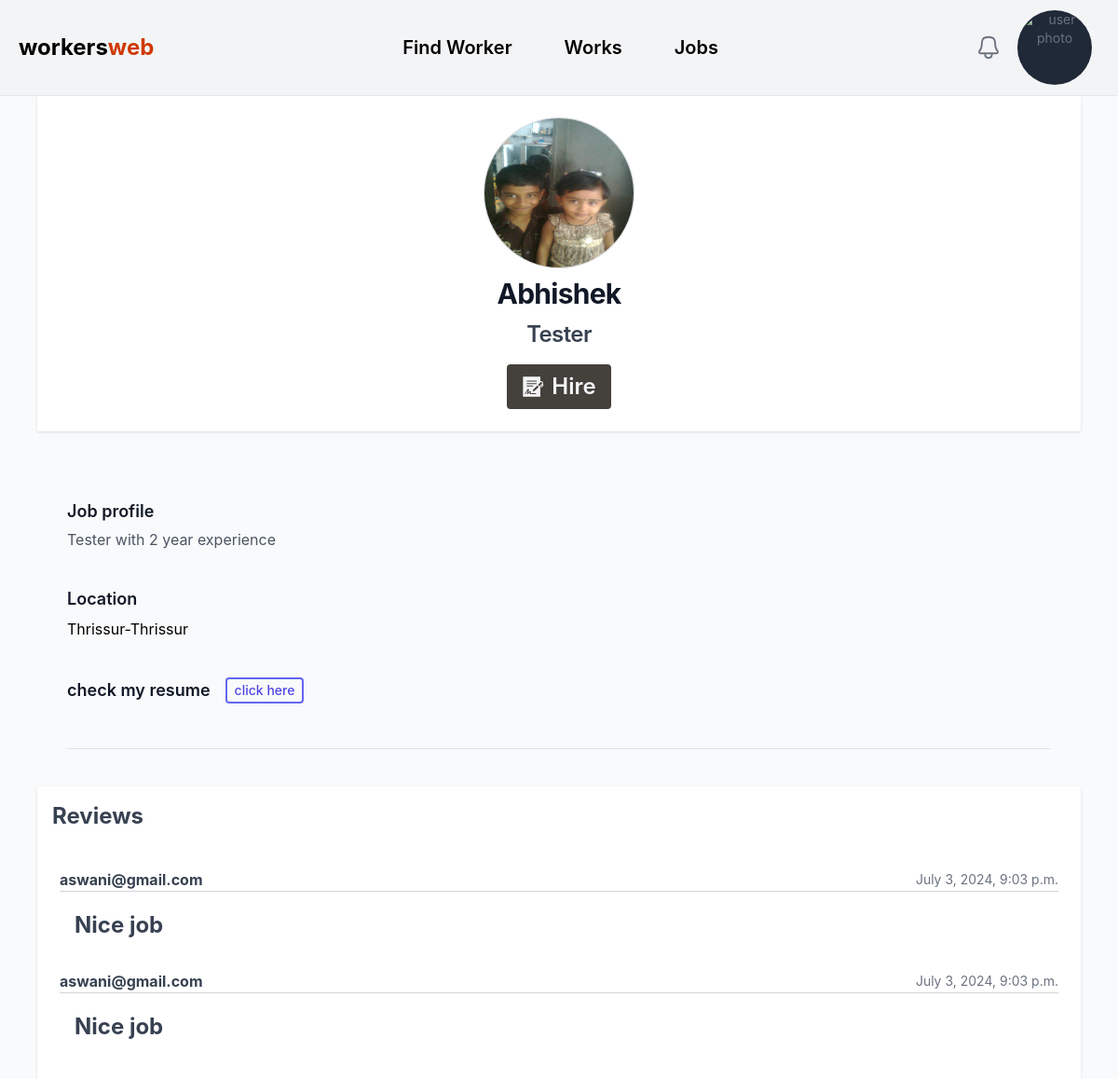
Page /worker/4 (signed in) on the earlier database version.
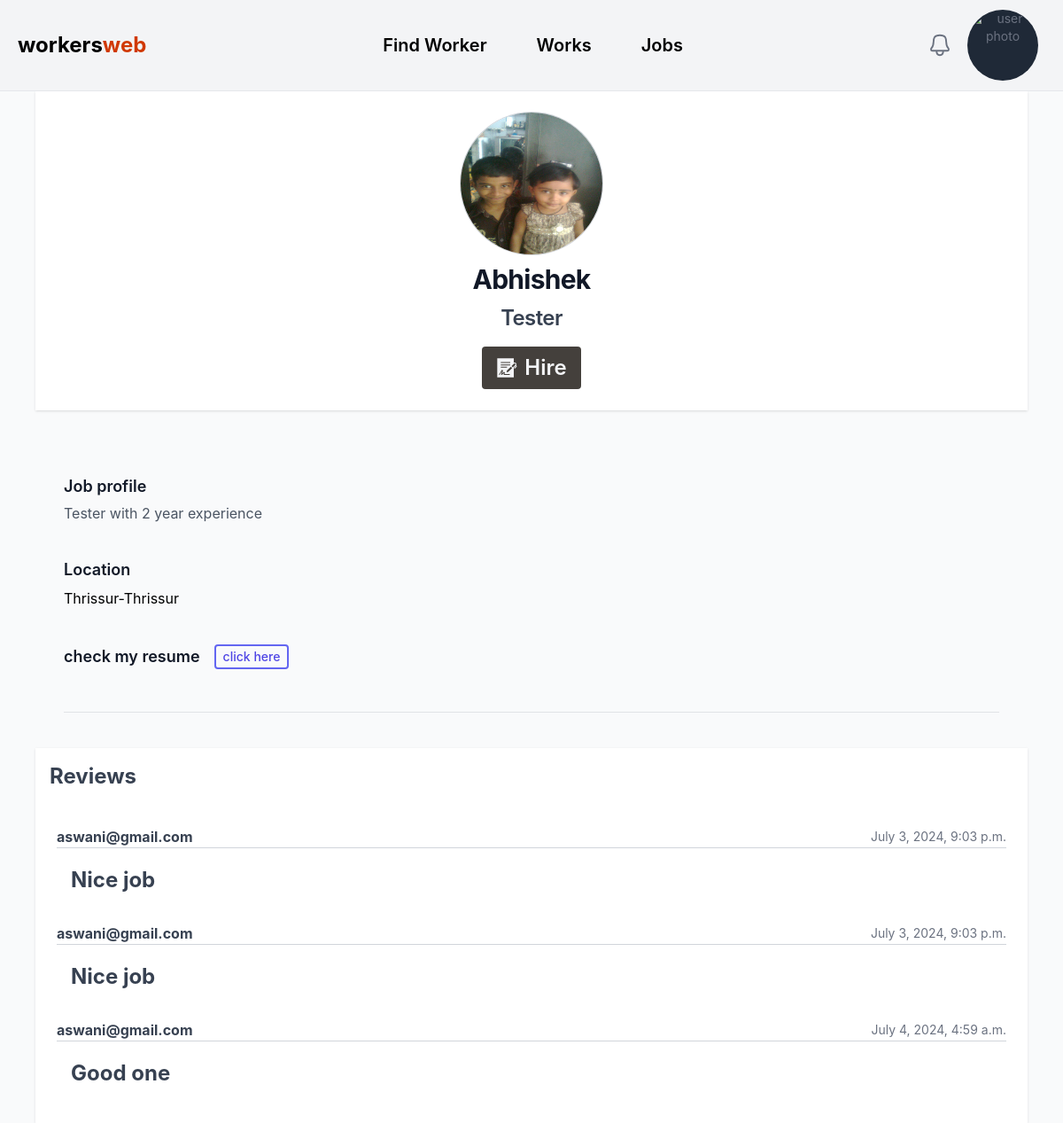
Same page on the later database version.
### main/models.py (models this page shows)
class Review(models.Model):
    user = models.ForeignKey(User,on_delete=models.CASCADE)
    work = models.ForeignKey(Work,on_delete=models.CASCADE)
    body = models.TextField()
    worker = models.ForeignKey(Worker,on_delete=models.CASCADE)
    created_at = models.DateTimeField(auto_now_add=True)

class User(AbstractBaseUser, PermissionsMixin):
    id = models.UUIDField(primary_key=True, default=uuid.uuid4, editable=False)
    email = models.EmailField(unique=True)
    username = models.CharField(max_length=255,null=True,blank=True)
    is_active = models.BooleanField(default=True)
    is_superuser = models.BooleanField(default=False)
    is_worker = models.BooleanField(default=False)
    is_staff = models.BooleanField(default=False)
    date_joined = models.DateTimeField(auto_now_add=True)
    last_login = models.DateTimeField(blank=True, null=True)
    objects = CustomUserManager()
    USERNAME_FIELD = 'email'
    EMAIL_FIELD = 'email'
    REQUIRED_FIELDS = ['username']

### main/views.py (the view)
# urls.py: path('worker/<int:pk>',worker,name='worker'),
def worker(request,pk):
  if request.user.is_authenticated:
    worker = Worker.objects.get(pk=pk)
    review = Review.objects.filter(worker=worker)
    return render(request,'worker.html',{'worker':worker, 'reviews':review})
  return redirect(login_user)

### main/models.py (called while the page is built)
    def __str__(self):
      return self.name

### template/worker.html (shortened to what this page needs)
{% extends 'layout.html' %}
{% block 'container' %}
<div class="px-10 py-18">
  <header class="bg-white shadow">
    <div class="mx-auto max-w-7xl px-4 py-6 sm:px-6 lg:px-8 flex flex-col space-y-4 items-center ">
      <img class="w-40 h-40 rounded-full ring-1 ring-gray-300" src="{{ worker.avatar.url }}" alt="" />
        <h1 class="text-3xl font-bold tracking-tight text-gray-900 leading-6">{{worker}}</h1>
        <h1 class="text-2xl font-semibold tracking-tight text-gray-700 leading-4">{{worker.job_title}}</h1>
        <a href="{% url 'request_work' worker.id %}" class="px-4 py-2 text-2xl bg-stone-700 text-gray-100 rounded tracking-normal flex space-x-2 items-center font-semibold">
           <span>Hire</span></a>
    </div>
  </header>
  <main>
    <div class="mx-auto max-w-7xl px-4 py-6 sm:px-6 lg:px-8">
            <div class="border-b border-gray-900/10 pb-12 mt-12">
        <h2 class="text-lg font-semibold leading-7 text-gray-900">Job profile</h2>
        <p class="mt-1 text-md leading-6 text-gray-600">{{ worker.job_title}} with {{ worker.experience }} year experience</p>
        <div class="mt-10 space-y-10">
             <div class="sm:col-span-2">
            <label for="job-title" class="block text-lg font-semibold leading-6 text-gray-900">Location</label>
            <div class="mt-2 text-md">
             {{ worker.district }}-{{ worker.city}}
            </div>
          </div>
        </div>
        <div class="sm:col-span-2 mt-10">
            <div class="col-span-full">
            <div class="mt-2 flex items-center space-x-4">
             <label for="resume" class="block text-lg font-semibold leading-6 text-gray-900">check my resume</label>
              <a class="block text-sm font-medium leading-6 text-indigo-600 border-2 border-indigo-500 px-2  rounded " href="{{ worker.resume.url }}" download>click here</a>
            </div>
          </div>
      </div>
      </div>
    </div>
  </main>
{% if reviews %}
<div class="bg-white p-4 text-2xl mt-4 shadow">
  <h1 class="text-2xl text-gray-700 font-bold  mb-8">Reviews</h1>
  {% for review in reviews %}
  <div class=" flex flex-col space-x-4 mb-4 space-y-4 p-2">
  <div class="flex items-center justify-between border-b border-gray-300 mb-1">
     <p class="text-base text-gray-700 font-bold "> {{ review.user}}</p>
     <p class="text-sm text-gray-500 font
     -semibold "> {{ review.created_at }} </p>
    </div>
    <p class="text-2xl text-gray-700 font-bold leading-4">
      {{ review.body }}
    </p>
</div>
  {% endfor %}
</div>
  {% endif %}
</div>
{% endblock %}

Differences in the rows shown:
added Review: user "aswani@gmail.com", created_at "July 4, 2024, 4:59 a.m.", body "Good one"
